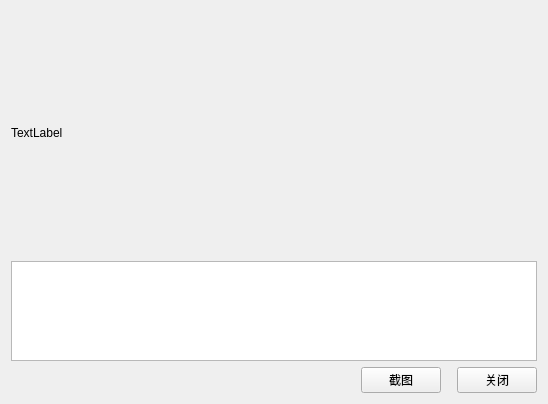
<?xml version="1.0" encoding="UTF-8"?>
<ui version="4.0">
 <class>CWidget</class>
 <widget class="QWidget" name="CWidget">
  <property name="geometry">
   <rect>
    <x>0</x>
    <y>0</y>
    <width>548</width>
    <height>404</height>
   </rect>
  </property>
  <property name="windowTitle">
   <string>Form</string>
  </property>
  <layout class="QVBoxLayout" name="verticalLayout">
   <item>
    <widget class="QLabel" name="label">
     <property name="sizePolicy">
      <sizepolicy hsizetype="Preferred" vsizetype="Expanding">
       <horstretch>0</horstretch>
       <verstretch>0</verstretch>
      </sizepolicy>
     </property>
     <property name="text">
      <string>TextLabel</string>
     </property>
    </widget>
   </item>
   <item>
    <widget class="QTextEdit" name="textEdit">
     <property name="sizePolicy">
      <sizepolicy hsizetype="Expanding" vsizetype="Preferred">
       <horstretch>0</horstretch>
       <verstretch>0</verstretch>
      </sizepolicy>
     </property>
     <property name="minimumSize">
      <size>
       <width>0</width>
       <height>100</height>
      </size>
     </property>
     <property name="maximumSize">
      <size>
       <width>16777215</width>
       <height>100</height>
      </size>
     </property>
    </widget>
   </item>
   <item>
    <layout class="QHBoxLayout" name="horizontalLayout">
     <item>
      <spacer name="horizontalSpacer_2">
       <property name="orientation">
        <enum>Qt::Horizontal</enum>
       </property>
       <property name="sizeHint" stdset="0">
        <size>
         <width>40</width>
         <height>20</height>
        </size>
       </property>
      </spacer>
     </item>
     <item>
      <widget class="QPushButton" name="btnStart">
       <property name="text">
        <string>截图</string>
       </property>
      </widget>
     </item>
     <item>
      <spacer name="horizontalSpacer">
       <property name="orientation">
        <enum>Qt::Horizontal</enum>
       </property>
       <property name="sizeType">
        <enum>QSizePolicy::Minimum</enum>
       </property>
       <property name="sizeHint" stdset="0">
        <size>
         <width>10</width>
         <height>20</height>
        </size>
       </property>
      </spacer>
     </item>
     <item>
      <widget class="QPushButton" name="btnClose">
       <property name="text">
        <string>关闭</string>
       </property>
      </widget>
     </item>
    </layout>
   </item>
  </layout>
 </widget>
 <resources/>
 <connections/>
</ui>
